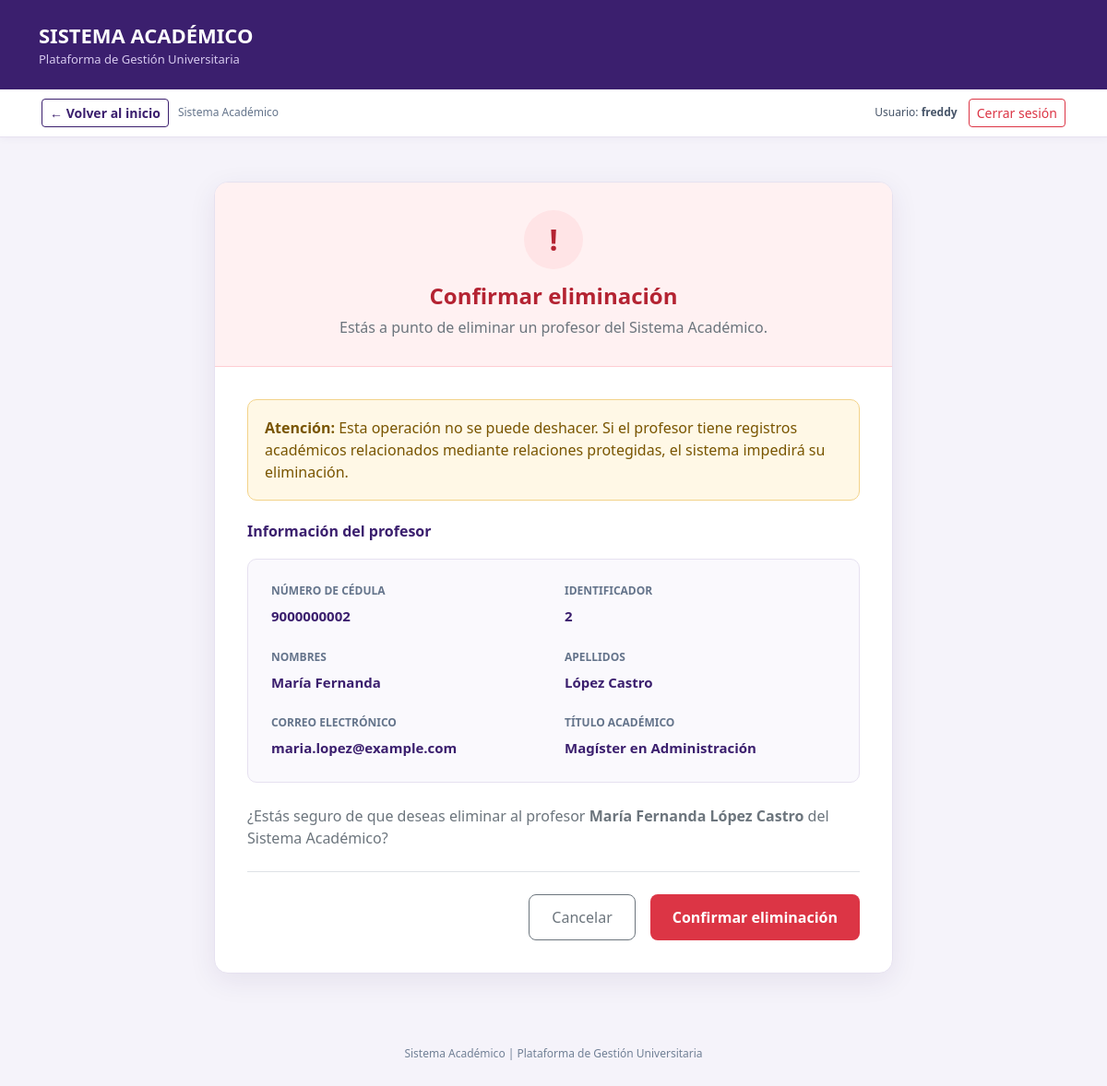
The page /academico/profesores/2/eliminar/ (signed in) on the database its author committed.
### academico/models.py (models this page shows, shortened)
class Profesor(ModeloBase):
    cedula = models.CharField(
        "Cédula",
        max_length=10,
        unique=True
    )
    nombres = models.CharField(max_length=80)
    apellidos = models.CharField(max_length=80)
    email = models.EmailField(
        "Correo",
        blank=True
    )
    titulo = models.CharField(
        "Título",
        max_length=120,
        blank=True
    )
    class Meta:
        verbose_name = "Profesor"
        verbose_name_plural = "Profesores"
        ordering = ["apellidos", "nombres"]

### academico/views.py (the view, shortened to what this page needs)
class ProfesorDeleteView(
    LoginRequiredMixin,
    DeleteView
):
    model = Profesor
    template_name = (
        "academico/profesor_confirmar_eliminar.html"
    )
    success_url = reverse_lazy(
        "academico:profesor_lista"
    )
    login_url = "login"

### academico/templates/academico/profesor_confirmar_eliminar.html (shortened to what this page needs)
<!DOCTYPE html>
<html lang="es">
<head>
    <link
        href="https://cdn.jsdelivr.net/npm/bootstrap@5.3.3/dist/css/bootstrap.min.css"
        rel="stylesheet"
    >
</head>
<body>
    <header class="barra-superior">
        <div class="container">
            <div class="marca">
                SISTEMA ACADÉMICO
            </div>
            <div class="subtitulo">
                Plataforma de Gestión Universitaria
            </div>
        </div>
    </header>
    {% include "core/_navegacion.html" %}
    <main class="container py-5">
        <div class="row justify-content-center">
            <div class="col-lg-8">
                <div class="tarjeta">
                    <div class="encabezado-alerta">
                        <div class="icono-alerta">!</div>
                        <h2 class="titulo-alerta">
                            Confirmar eliminación
                        </h2>
                        <p class="text-secondary mb-0">
                            Estás a punto de eliminar
                            un profesor del Sistema Académico.
                        </p>
                    </div>
                    <div class="cuerpo">
                        <div class="mensaje-advertencia mb-4">
                            <strong>Atención:</strong>
                            Esta operación no se puede deshacer.
                            Si el profesor tiene registros académicos
                            relacionados mediante relaciones protegidas,
                            el sistema impedirá su eliminación.
                        </div>
                        <h5 class="titulo-seccion">
                            Información del profesor
                        </h5>
                        <div class="info-profesor mb-4">
                            <div class="row g-4">
                                <div class="col-md-6">
                                    <div class="etiqueta">
                                        NÚMERO DE CÉDULA
                                    </div>
                                    <div class="valor">
                                        {{ object.cedula }}
                                    </div>
                                </div>
                                <div class="col-md-6">
                                    <div class="etiqueta">
                                        IDENTIFICADOR
                                    </div>
                                    <div class="valor">
                                        {{ object.pk }}
                                    </div>
                                </div>
                                <div class="col-md-6">
                                    <div class="etiqueta">
                                        NOMBRES
                                    </div>
                                    <div class="valor">
                                        {{ object.nombres }}
                                    </div>
                                </div>
                                <div class="col-md-6">
                                    <div class="etiqueta">
                                        APELLIDOS
                                    </div>
                                    <div class="valor">
                                        {{ object.apellidos }}
                                    </div>
                                </div>
                                <div class="col-md-6">
                                    <div class="etiqueta">
                                        CORREO ELECTRÓNICO
                                    </div>
                                    <div class="valor">
                                        {{ object.email|default:"No registrado" }}
                                    </div>
                                </div>
                                <div class="col-md-6">
                                    <div class="etiqueta">
                                        TÍTULO ACADÉMICO
                                    </div>
                                    <div class="valor">
                                        {{ object.titulo|default:"No registrado" }}
                                    </div>
                                </div>
                            </div>
                        </div>
                        <p class="text-secondary">
                            ¿Estás seguro de que deseas eliminar
                            al profesor
                            <strong>
                                {{ object.nombres }}
                                {{ object.apellidos }}
                            </strong>
                            del Sistema Académico?
                        </p>
                        <form method="post">
                            <div class="d-flex flex-wrap gap-3
                                        justify-content-end
                                        border-top pt-4 mt-4">
                                <a
                                    href="{% url 'academico:profesor_lista' %}"
                                    class="btn btn-outline-secondary btn-cancelar"
                                >
                                    Cancelar
                                </a>
                                <button
                                    type="submit"
                                    class="btn btn-eliminar"
                                >
                                    Confirmar eliminación
                                </button>
                            </div>
                        </form>
                    </div>
                </div>
            </div>
        </div>
    </main>
    <footer class="pie-sistema">
        Sistema Académico |
        Plataforma de Gestión Universitaria
    </footer>
</body>
</html>

### core/templates/core/_navegacion.html (shortened to what this page needs)
<nav aria-label="Navegación del sistema" style="background:#fff;border-bottom:1px solid #e6e1f0;box-shadow:0 2px 8px rgba(59,31,110,.04)">
  <div style="max-width:1140px;margin:0 auto;padding:10px 15px;display:flex;align-items:center;justify-content:space-between;gap:12px;flex-wrap:wrap">
    <div style="display:flex;align-items:center;gap:10px;flex-wrap:wrap">
      {% if request.path != '/' %}
      <a href="{% url 'inicio' %}" class="btn btn-outline-primary btn-sm" style="border-color:#3b1f6e;color:#3b1f6e;font-weight:600">
        &larr; Volver al inicio
      </a>
      {% else %}
      <span style="font-weight:700;color:#3b1f6e;font-size:14px">Panel principal</span>
      {% endif %}
      <span style="font-size:12px;color:#64748b">Sistema Académico</span>
    </div>
    <div style="display:flex;align-items:center;gap:12px;flex-wrap:wrap">
      <span style="font-size:12px;color:#475569">Usuario: <strong>{{ request.user.get_username }}</strong></span>
      <form action="{% url 'logout' %}" method="post" style="margin:0">
        <button type="submit" class="btn btn-outline-danger btn-sm" aria-label="Cerrar sesión del sistema">Cerrar sesión</button>
      </form>
    </div>
  </div>
</nav>

### academico/templates/academico/profesor_confirmar_eliminar.html (style rules this page uses)
body { background: #f5f3fa; font-family: 'Segoe UI', Arial, sans-serif; color: #2d2440; min-height: 100vh; }
.barra-superior { background: #3b1f6e; color: white; padding: 22px 0; }
.marca { font-size: 22px; font-weight: 700; }
.subtitulo { color: #d6c9ee; font-size: 13px; }
.tarjeta { background: white; border: 1px solid #e6e1f0; border-radius: 15px; box-shadow: 0 8px 30px rgba(45,25,85,.08); overflow: hidden; }
.encabezado-alerta { background: #fff1f2; border-bottom: 1px solid #fecdd3; padding: 30px; text-align: center; }
.icono-alerta { width: 64px; height: 64px; line-height: 64px; border-radius: 50%; background: #ffe4e6; color: #b42332; font-size: 32px; font-weight: bold; margin: 0 auto 15px; }
.titulo-alerta { color: #b42332; font-size: 24px; font-weight: 700; }
.cuerpo { padding: 35px; }
.titulo-seccion { color: #3b1f6e; font-size: 16px; font-weight: 700; margin-bottom: 20px; }
.info-profesor { background: #faf9fd; border: 1px solid #e6e1f0; border-radius: 10px; padding: 25px; }
.etiqueta { color: #64748b; font-size: 12px; font-weight: 600; margin-bottom: 7px; }
.valor { color: #3b1f6e; font-size: 15px; font-weight: 700; overflow-wrap: anywhere; }
.mensaje-advertencia { background: #fff8e6; border: 1px solid #f3d38a; border-radius: 10px; padding: 18px; color: #795500; }
.btn-eliminar { background: #dc3545; color: white; border: none; padding: 12px 24px; border-radius: 8px; font-weight: 600; }
.btn-cancelar { padding: 12px 24px; border-radius: 8px; }
.pie-sistema { text-align: center; color: #718096; font-size: 12px; padding: 30px; }

### rows shown on the page
Profesor: cedula "9000000002", pk "2", nombres "María Fernanda", apellidos "López Castro", email "maria.lopez@example.com", titulo "Magíster en Administración"

### other values the page prints
{{ request.user.get_username }} "freddy"
